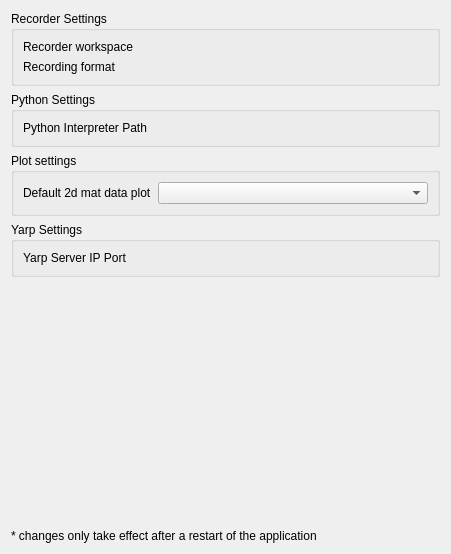
<?xml version="1.0" encoding="UTF-8"?>
<ui version="4.0">
 <class>SettingsWidget</class>
 <widget class="QWidget" name="SettingsWidget">
  <property name="geometry">
   <rect>
    <x>0</x>
    <y>0</y>
    <width>451</width>
    <height>554</height>
   </rect>
  </property>
  <property name="windowTitle">
   <string>Form</string>
  </property>
  <layout class="QVBoxLayout" name="verticalLayout">
   <item>
    <widget class="QGroupBox" name="groupBox_2">
     <property name="title">
      <string>Recorder Settings</string>
     </property>
     <layout class="QFormLayout" name="formLayout_2">
      <property name="fieldGrowthPolicy">
       <enum>QFormLayout::AllNonFixedFieldsGrow</enum>
      </property>
      <item row="0" column="0">
       <widget class="QLabel" name="label_3">
        <property name="text">
         <string>Recorder workspace</string>
        </property>
       </widget>
      </item>
      <item row="0" column="1">
       <widget class="cedar::proc::aux::gui::DirectoryParameter" name="mpRecorderWorkspaceEdit" native="true"/>
      </item>
      <item row="1" column="0">
       <widget class="QLabel" name="label_4">
        <property name="text">
         <string>Recording format</string>
        </property>
       </widget>
      </item>
      <item row="1" column="1">
       <widget class="cedar::proc::aux::gui::EnumParameter" name="mpRecordingFormatSelector" native="true"/>
      </item>
     </layout>
    </widget>
   </item>
   <item>
    <widget class="QGroupBox" name="groupBox_3">
     <property name="title">
      <string>Python Settings</string>
     </property>
     <layout class="QFormLayout" name="formLayout_4">
      <property name="fieldGrowthPolicy">
       <enum>QFormLayout::AllNonFixedFieldsGrow</enum>
      </property>
      <item row="0" column="0">
       <widget class="QLabel" name="label_7">
        <property name="text">
         <string>Python Interpreter Path</string>
        </property>
       </widget>
      </item>
      <item row="0" column="1">
       <widget class="cedar::proc::aux::gui::FileParameter" name="mpPythonInterpreterPathEdit" native="true"/>
      </item>
     </layout>
    </widget>
   </item>
   <item>
    <widget class="QGroupBox" name="groupBox">
     <property name="title">
      <string>Plot settings</string>
     </property>
     <layout class="QFormLayout" name="formLayout">
      <item row="0" column="0">
       <widget class="QLabel" name="label">
        <property name="text">
         <string>Default 2d mat data plot</string>
        </property>
       </widget>
      </item>
      <item row="0" column="1">
       <widget class="QComboBox" name="mpDefault2dMatDataPlot"/>
      </item>
     </layout>
    </widget>
   </item>
   <item>
    <widget class="QGroupBox" name="groupBox_net">
     <property name="title">
      <string>Yarp Settings</string>
     </property>
     <layout class="QFormLayout" name="formLayout_net">
      <item row="0" column="0">
       <widget class="QLabel" name="label_net">
        <property name="text">
         <string>Yarp Server IP Port</string>
        </property>
       </widget>
      </item>
      <item row="0" column="1">
       <widget class="cedar::proc::aux::gui::StringParameter" name="mpYarpConfigString" native="true"/>
      </item>
     </layout>
    </widget>
   </item>
   <item>
    <spacer name="verticalSpacer">
     <property name="orientation">
      <enum>Qt::Vertical</enum>
     </property>
     <property name="sizeHint" stdset="0">
      <size>
       <width>20</width>
       <height>40</height>
      </size>
     </property>
    </spacer>
   </item>
   <item>
    <widget class="QLabel" name="label_2">
     <property name="text">
      <string>* changes only take effect after a restart of the application</string>
     </property>
    </widget>
   </item>
  </layout>
 </widget>
 <customwidgets>
  <customwidget>
   <class>cedar::proc::aux::gui::DirectoryParameter</class>
   <extends>QWidget</extends>
   <header>cedar/processing/auxiliaries/gui/DirectoryParameter.h</header>
   <container>1</container>
  </customwidget>
  <customwidget>
   <class>cedar::proc::aux::gui::EnumParameter</class>
   <extends>QWidget</extends>
   <header>cedar/processing/auxiliaries/gui/EnumParameter.h</header>
   <container>1</container>
  </customwidget>
  <customwidget>
   <class>cedar::proc::aux::gui::StringParameter</class>
   <extends>QWidget</extends>
   <header>cedar/processing/auxiliaries/gui/StringParameter.h</header>
   <container>1</container>
  </customwidget>
  <customwidget>
   <class>cedar::proc::aux::gui::FileParameter</class>
   <extends>QWidget</extends>
   <header>cedar/processing/auxiliaries/gui/FileParameter.h</header>
   <container>1</container>
  </customwidget>
 </customwidgets>
 <resources/>
 <connections/>
</ui>
